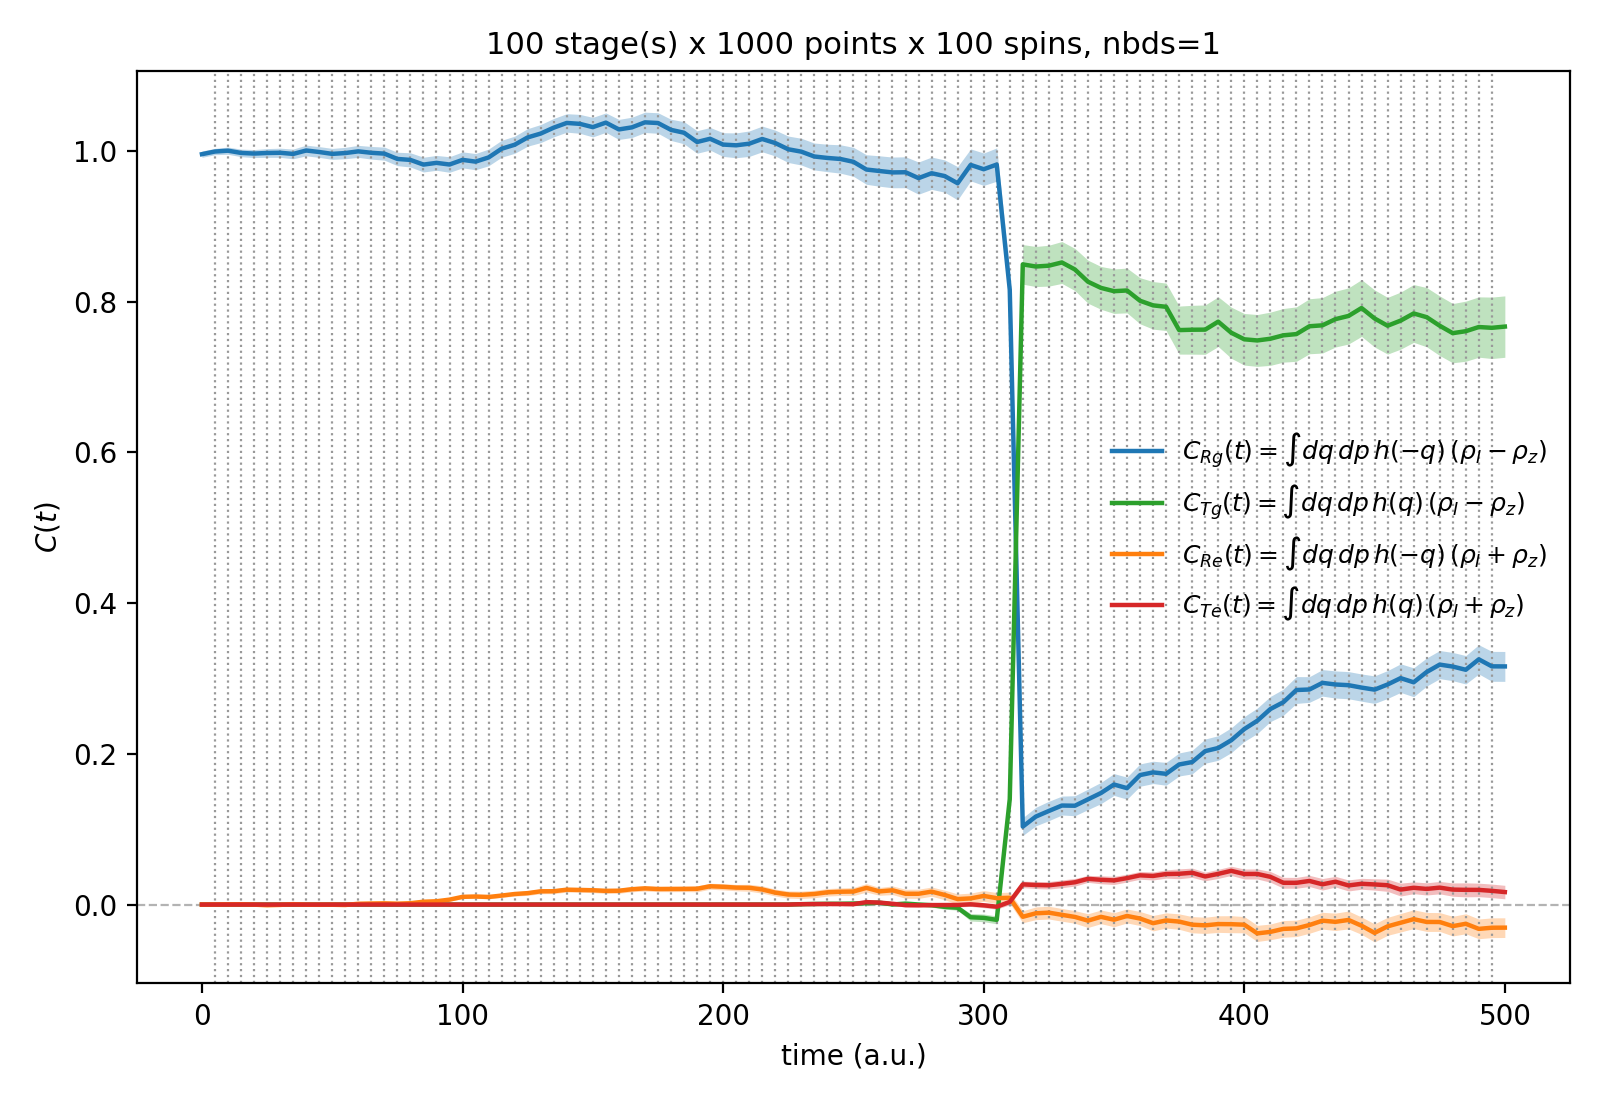

Write Python code to recreate this figure.
"""
analyze_tully_rho.py -- the channel-resolved scattering populations of a MASH-RPMD_Tully-Testing run,
built from the stages' density operator rho and read straight from every stage's shards: the Testing
counterpart of MASH-RPMD_Tully-Delta/analyze_tully.py (C only, no M).  Output is one figure
(analyze_tully_rho.png).  (Not named analyze_tully.py: --ref imports that module by name, and spawned
workers must not find this file instead.)

--- the observables --------------------------------------------------------------------------------

    C_Rg(t) = int dq dp  h(-q) [rho_I(q,p,t) - rho_z(q,p,t)]        reflected,   ground  adiabat
    C_Tg(t) = int dq dp  h( q) [rho_I(q,p,t) - rho_z(q,p,t)]        transmitted, ground
    C_Re(t) = int dq dp  h(-q) [rho_I(q,p,t) + rho_z(q,p,t)]        reflected,   excited
    C_Te(t) = int dq dp  h( q) [rho_I(q,p,t) + rho_z(q,p,t)]        transmitted, excited

with h the Heaviside step (h(0) = 1/2): rho_I -+ rho_z = <g|rho|g>, <e|rho|e>, split at the crossing
q = 0, as C_Rg .. C_Te are in the Tully-Delta script.

--- which stage supplies rho(q,p,t) -----------------------------------------------------------------

rho(t) is always built from the CURRENT stage, the most recent one started at or before t:

    stage m  for  t_m <= t < t_m+1          (the last stage up to its final time)

so at a boundary t_m+1 the new stage's first row (right after the resample) is used and the old
stage's last row is not -- the post-jump convention of analyze_tully.py.  Within stage m, every
trajectory j (point i(j) of stage_<m>/init.npz with weights w = (w_I, w_z, w_x, w_y), spin S^(0) at
t_m, then q_j(t), S_j(t)) deposits

    (rho_I -+ rho_z)(q,p,t)  =  sum_j  a_P,j  h(-+S_z,j(t))  delta(q - q_j(t)) delta(p - p_j(t)) / n_spin
    a_P = 4 (w_I |S_z^(0)| + w_z sgn(S_z^(0)) |S_z^(0)| + w_x S_x^(0) + w_y S_y^(0))

(the 1/2-normalized update of resample.py: rho_I - rho_z = 1/2 a_P (1 - sgn S_z(t)) / n_spin), so

    C_Rg(t) = sum_j a_P,j h(-q_j(t)) h(-S_z,j(t)) / n_spin,   and likewise for Tg, Re, Te.

The full time axis therefore evaluates points from every stage, each stage weighted by its own
init.npz.  Beads as in the Tully-Delta script: the channel factor h(+-q_b) h(+-S_z,b) is taken bead by
bead and averaged; the S^(0) inside a_P is the bead mean (sgn: bead mean of sign).  For nbds == 1
(what this tree runs) every bead convention coincides.

Exact identity, checked and reported: within a stage C_Rg + C_Tg + C_Re + C_Te = Tr rho is constant
(sum_j a_P,j / n_spin does not depend on t).  These are also the Rg..Te that `iterate.py resample`
stores in summary.npz (same formula), which this script reproduces from the raw shards.

--- error bars -------------------------------------------------------------------------------------

Per stage, across its points: every point's n_spin trajectories are summed into one contribution
c_i(t), and SE = sqrt(N) std_i(c_i) -- the sampling error of that stage given its initial points
(earlier stages' noise, frozen into those points, is not propagated).

--- input, parallelism, cache ----------------------------------------------------------------------

Every stage_<m>/ next to --config with a config.py, init.npz and a complete shards/ directory.
Stages are taken in order up to the first incomplete one (reported and left out: a stage is a sum
over its points, so missing trajectories would bias it).  Each stage's shards are cut into units of
at most --unit-rows trajectories (workflow.plan_units) and reduced on --ncores workers, with the
partials cached in stage_<m>/<shards>_partials/<version>/ (the version includes a hash of that
stage's init.npz).

--ref <shards> overlays the C channels of a MASH-RPMD_Tully-Delta run (its analyze_tully.py, dashed).
With jump_index at this run's stage boundaries (k = m seg_time / delt) and the same initial state
the two agree on average: the end-to-end test of the stage scheme.

    python analyze_tully_rho.py --config config.py --ncores 8
    python analyze_tully_rho.py --config config.py --ref ../MASH-RPMD_Tully-Delta/<run>/shards
"""

import os
import sys
import glob
import hashlib
import argparse
import functools
import importlib.util

import numpy as np

HERE = os.path.dirname(os.path.abspath(__file__))
sys.path.insert(0, HERE)
import resample as rs   # noqa: E402

from workflow import plan_units, map_cached, ncores_source, open_readonly   # cached map-reduce


# Bump whenever the observables change: every cached partial is then recomputed.
_VERSION = 'tt_tully_v1'

_NAMES = ('CRg', 'CTg', 'CRe', 'CTe')


def _load_config(path):
    spec = importlib.util.spec_from_file_location('_tt_stage_config', os.path.abspath(path))
    mod = importlib.util.module_from_spec(spec)
    spec.loader.exec_module(mod)
    return mod.CONFIG


_W0 = {}   # init.npz path -> point weights, loaded once per worker


def _weights(init_path):
    if init_path not in _W0:
        with np.load(init_path) as z:
            _W0[init_path] = np.array(z['w'], float)
    return _W0[init_path]


def _unit_partial(path, lo, hi, init_path, n_spin, time):
    """
    MAP step, run in a worker: per-point sums of the four channels over rows lo..hi of one shard.
    Returns pt (k,) the points present, sums (k, 4, T) and cnt (k,) their trajectory counts.
    """
    with open_readonly(path) as f:                     # no lock: never blocks a running writer
        if not np.array_equal(f['time'][:], time):
            raise ValueError(f'{path}: time grid differs from the rest of the stage')
        idx = f['traj_index'][lo:hi]
        Sx0 = f['mapSx'][lo:hi, 0]                     # (s, nbds)
        Sy0 = f['mapSy'][lo:hi, 0]
        Sz = f['mapSz'][lo:hi]                         # (s, T, nbds)
        R = f['nucR'][lo:hi, :, :, 0]                  # (s, T, nbds)
    i = idx // n_spin
    aP, _ = rs.source_factors(_weights(init_path)[i],
                              (Sx0.mean(-1), Sy0.mean(-1), np.sign(Sz[:, 0]).mean(-1), Sz[:, 0].mean(-1)))
    hg, he = rs.heaviside(-Sz), rs.heaviside(Sz)
    hl, hr = rs.heaviside(-R), rs.heaviside(R)
    c = aP[:, None] / n_spin
    obs = np.stack([c * (hl * hg).mean(-1), c * (hr * hg).mean(-1),
                    c * (hl * he).mean(-1), c * (hr * he).mean(-1)], axis=1)   # (s, 4, T)
    pt, inv = np.unique(i, return_inverse=True)
    sums = np.zeros((pt.size, len(_NAMES), time.size))
    np.add.at(sums, inv, obs)
    return dict(pt=pt, sums=sums, cnt=np.bincount(inv, minlength=pt.size))


def _file_hash(path):
    with open(path, 'rb') as f:
        return hashlib.md5(f.read()).hexdigest()[:12]


def find_stages(run_dir):
    """[(m, stage dir)] of every stage_<m>/ with a config.py, in stage order."""
    out = []
    for sd in sorted(glob.glob(os.path.join(run_dir, 'stage_*'))):
        tail = os.path.basename(sd)[len('stage_'):]
        if tail.isdigit() and os.path.isfile(os.path.join(sd, 'config.py')):
            out.append((int(tail), sd))
    return out


def compute_stage(sd, ncores=None, unit_rows=1000, cache=True, refresh=False):
    """
    REDUCE step for one stage: per-point sums -> the four channels (4, T), their SE, and Tr.
    Returns None (with the reason) if the stage is not complete.
    """
    scfg = _load_config(os.path.join(sd, 'config.py'))
    init_path = os.path.join(sd, 'init.npz')
    with np.load(init_path) as z:
        n_pts, n_spin = int(z['q'].size), int(z['n_spin'])
    shard_path = os.path.join(sd, scfg.get('shard_dir', 'shards'))
    if not os.path.isdir(shard_path):
        return None, 'no shards yet'
    units = plan_units(shard_path, unit_rows)
    n_done = sum(u.hi - u.lo for u in units)
    if n_done != int(scfg['n_traj']) or not all(u.complete for u in units):
        return None, f'{n_done}/{scfg["n_traj"]} trajectories committed'
    with open_readonly(units[0].file) as f:
        time = f['time'][:]
        nbds = int(f.attrs['nbds'])

    version = f'{_VERSION}_{_file_hash(init_path)}'
    cache_dir = os.path.join(os.path.normpath(shard_path) + '_partials', version)
    fn = functools.partial(_unit_partial, init_path=init_path, n_spin=n_spin, time=time)
    parts, st = map_cached(fn, units, cache_dir, version, ncores=ncores, refresh=refresh,
                           use_cache=cache, tag=f'[tully] stage {int(scfg["stage"])}:')
    for note in st['notes']:
        print(f'[tully] WARNING: {note}', flush=True)

    acc = np.zeros((n_pts, len(_NAMES), time.size))
    cnt = np.zeros(n_pts, dtype=np.int64)
    for p in parts:
        np.add.at(acc, p['pt'], p['sums'])
        np.add.at(cnt, p['pt'], p['cnt'])
    if not np.all(cnt == n_spin):
        raise RuntimeError(f'{sd}: points with {sorted(set(cnt.tolist()))} trajectories, expected '
                           f'{n_spin} each')
    tot = acc.sum(axis=0)
    se = np.sqrt(n_pts) * acc.std(axis=0, ddof=1) if n_pts > 1 else np.zeros_like(tot)
    tr = acc.sum(axis=1)                               # (n_pts, T): per-point trace
    return dict(stage=int(scfg['stage']), t_start=float(scfg['t_start']), time=time, tot=tot, se=se,
                Tr=tr.sum(axis=0), Tr_SE=(np.sqrt(n_pts) * tr.std(axis=0, ddof=1) if n_pts > 1
                                          else np.zeros(time.size)),
                n_points=n_pts, n_spin=n_spin, n_traj=int(scfg['n_traj']), nbds=nbds,
                cache_stats=st), None


def compute(run_dir, ncores=None, unit_rows=1000, cache=True, refresh=False):
    """
    Every complete stage in order (up to the first incomplete one), stitched onto one time axis:
    stage m keeps t < t_m+1, the last included stage keeps everything.
    """
    stages, skipped = [], []
    for m, sd in find_stages(run_dir):
        r, why = compute_stage(sd, ncores=ncores, unit_rows=unit_rows, cache=cache, refresh=refresh)
        if r is None:
            skipped.append((m, why))
            break                                       # a later stage cannot be stitched past a gap
        stages.append(r)
    if not stages:
        raise RuntimeError(f'no complete stage under {run_dir}' +
                           (f' (stage {skipped[0][0]}: {skipped[0][1]})' if skipped else ''))

    t, tot, se, tr, tr_se, sid = [], [], [], [], [], []
    for k, s in enumerate(stages):
        keep = np.ones(s['time'].size, bool)
        if k + 1 < len(stages):
            t_next = stages[k + 1]['t_start']
            keep = s['time'] < t_next - 1e-9 * max(1.0, abs(t_next))
        t.append(s['time'][keep]); tot.append(s['tot'][:, keep]); se.append(s['se'][:, keep])
        tr.append(s['Tr'][keep]); tr_se.append(s['Tr_SE'][keep]); sid.append(np.full(keep.sum(), s['stage']))
    tot, se = np.concatenate(tot, axis=1), np.concatenate(se, axis=1)
    r = {k: tot[i] for i, k in enumerate(_NAMES)}
    r.update({k + '_SE': se[i] for i, k in enumerate(_NAMES)})
    r.update(time=np.concatenate(t), stage_of_t=np.concatenate(sid), Tr=np.concatenate(tr),
             Tr_SE=np.concatenate(tr_se), stages=stages, skipped=skipped,
             t_starts=np.array([s['t_start'] for s in stages]),
             identity_Tr=float(max(np.ptp(s['Tr']) for s in stages)))
    return r


def _load_delta_analyze_tully():
    """MASH-RPMD_Tully-Delta/analyze_tully.py, imported by name: its spawned workers re-import it so,
    from the sys.path they inherit."""
    sys.path.insert(1, os.path.join(os.path.dirname(HERE), 'MASH-RPMD_Tully-Delta'))
    return importlib.import_module('analyze_tully')


def _plot(out, r, ref=None, tmax=None):
    # imported here, not at module level: spawned workers import this module and never plot
    import matplotlib
    matplotlib.use('Agg')
    import matplotlib.pyplot as plt

    t = r['time']
    msk = np.ones(t.size, bool) if tmax is None else t <= tmax
    t = t[msk]
    colors = ('C0', 'C2', 'C1', 'C3')
    labels = (r'$C_{Rg}(t)=\int dq\,dp\,h(-q)\,(\rho_I-\rho_z)$', r'$C_{Tg}(t)=\int dq\,dp\,h(q)\,(\rho_I-\rho_z)$',
              r'$C_{Re}(t)=\int dq\,dp\,h(-q)\,(\rho_I+\rho_z)$', r'$C_{Te}(t)=\int dq\,dp\,h(q)\,(\rho_I+\rho_z)$')

    fig, ax = plt.subplots(1, 1, figsize=(8.0, 5.5))
    ax.axhline(0.0, color='0.7', lw=0.8, ls='--')
    for tb in r['t_starts'][1:]:
        if tmax is None or tb <= tmax:
            ax.axvline(tb, color='0.6', lw=0.8, ls=':')
    for k, lab, c in zip(_NAMES, labels, colors):
        y, s = r[k][msk], r[k + '_SE'][msk]
        ax.plot(t, y, color=c, lw=1.6, label=lab)
        ax.fill_between(t, y - s, y + s, color=c, alpha=0.3, lw=0)
    if ref is not None:
        tr = ref['time'] if tmax is None else ref['time'][ref['time'] <= tmax]
        for k, c in zip(_NAMES, colors):
            ax.plot(tr, ref[k][:tr.size], color=c, lw=1.1, ls='--')
        ax.plot([], [], color='0.3', lw=1.1, ls='--', label=r'Tully-Delta $C$ (--ref)')
    ax.set_xlabel('time (a.u.)')
    ax.set_ylabel(r'$C(t)$')
    ax.legend(loc='best', frameon=False, fontsize=9)

    s0 = r['stages'][0]
    title = (f"{len(r['stages'])} stage(s) x {s0['n_points']} points x {s0['n_spin']} spins, "
             f"nbds={s0['nbds']}")
    if ref is not None:
        title += f"\n--ref: {ref['jump_label']}, {ref['n_traj']} traj"
    ax.set_title(title, fontsize=11)
    fig.tight_layout()
    fig.savefig(out, dpi=200)
    plt.close(fig)


def _main():
    ap = argparse.ArgumentParser(
        description='Channel-resolved Tully populations C_Rg, C_Tg, C_Re, C_Te of a '
                    'MASH-RPMD_Tully-Testing run, stitched across its stages from the shards.')
    ap.add_argument('--config', default='config.py', help="the run's base config (stages sit next to it)")
    ap.add_argument('--ncores', type=int, default=None,
                    help='worker processes (default: the CPUs of the SLURM allocation, else 1)')
    ap.add_argument('--unit-rows', type=int, default=1000,
                    help='trajectories per unit of work / cached partial (default 1000)')
    ap.add_argument('--no-cache', action='store_true',
                    help='neither read nor write the per-unit partials (default: cache them in '
                         'stage_<m>/<shards>_partials/' + _VERSION + '_<init hash>/)')
    ap.add_argument('--refresh', action='store_true', help='recompute (and re-cache) every unit')
    ap.add_argument('--ref', default=None,
                    help='MASH-RPMD_Tully-Delta shards (or data.hdf) whose C channels to overlay')
    ap.add_argument('--tmax', type=float, default=None, help='truncate the PLOT to t <= tmax')
    ap.add_argument('--out', default='analyze_tully_rho.png', help='output png')
    a = ap.parse_args()

    if a.ncores is None:
        ncores, why = ncores_source()
    else:
        ncores, why = a.ncores, 'given --ncores'
    run_dir = os.path.dirname(os.path.abspath(a.config))
    try:
        r = compute(run_dir, ncores=ncores, unit_rows=a.unit_rows, cache=not a.no_cache,
                    refresh=a.refresh)
    except RuntimeError as e:
        raise SystemExit(f'[tully] {e}')
    ref = None
    if a.ref:
        ref = _load_delta_analyze_tully().compute(a.ref, ncores=ncores)
    _plot(a.out, r, ref=ref, tmax=a.tmax)

    print(f'[tully] {run_dir}: {len(r["stages"])} stage(s) on {ncores} worker(s) ({why})')
    for m, why_skip in r['skipped']:
        print(f'[tully] stage {m} left out: {why_skip} (and every stage after it)')
    for s in r['stages']:
        st = s['cache_stats']
        print(f"[tully] stage {s['stage']}: t {s['t_start']:g} -> {s['time'][-1]:g}, {s['n_points']} points x "
              f"{s['n_spin']} spins ({st['cached']} unit(s) from cache, {st['computed']} computed)   "
              f"Tr = {s['Tr'][0]:.6f} +/- {s['Tr_SE'][0]:.6f}")
    for k, name in zip(_NAMES, ('C_Rg', 'C_Tg', 'C_Re', 'C_Te')):
        print(f"[tully] {name}(0)={r[k][0]: .6e} +/- {r[k + '_SE'][0]:.3e}   "
              f"{name}(T)={r[k][-1]: .6e} +/- {r[k + '_SE'][-1]:.3e}")
    scale = max(1.0, float(np.abs(r['Tr']).max()))
    print(f"[tully] identity: max over stages of the spread of C_Rg + C_Tg + C_Re + C_Te within the "
          f"stage = {r['identity_Tr']:.3e}")
    if r['identity_Tr'] > 1e-10 * scale:
        print('[tully] WARNING: Tr rho changes within a stage beyond round-off. Something is wrong.')
    if ref is not None:
        kr = np.searchsorted(ref['time'], r['time'])
        ok = (kr < ref['time'].size) & np.isclose(ref['time'][np.minimum(kr, ref['time'].size - 1)], r['time'])
        zs = []
        for k in _NAMES:
            d = r[k][ok] - ref[k][kr[ok]]
            s = np.hypot(r[k + '_SE'][ok], ref[k + '_SE'][kr[ok]])
            zs.append(float(np.max(np.where(s > 0, np.abs(d) / np.where(s > 0, s, 1.0), 0.0))) if ok.any() else np.nan)
        print(f"[tully] vs --ref ({ref['jump_label']}, {ref['n_traj']} traj): max |difference|/SE over "
              f"{int(ok.sum())} common print times   " + '  '.join(f'{n} {z:.1f}' for n, z in zip(_NAMES, zs)))
    print(f'[tully] wrote {a.out}')


if __name__ == '__main__':
    _main()
